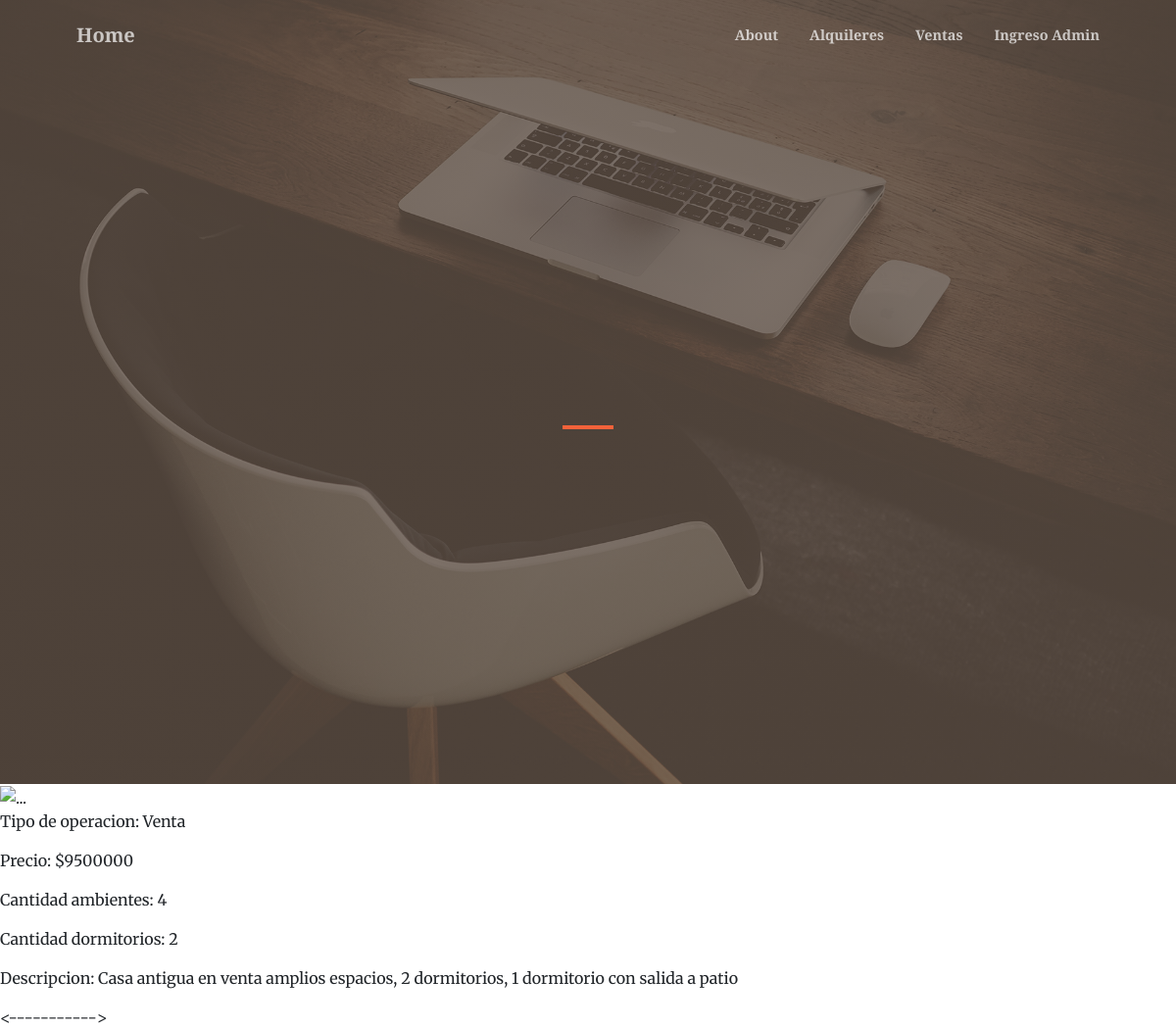
/appinmo/inmuebles/4, run on the app's committed database.
### inmobiliaria/models.py (models this page shows, shortened)
class Inmuebles (models.Model):
    tipo_de_operacion = models.CharField(max_length=100)
    precio = models.IntegerField()
    cantidad_ambientes = models.IntegerField()
    cantidad_dormitorios = models.IntegerField()
    descripcion = models.CharField(max_length=100)

### inmobiliaria/views.py (the view)
# urls.py: path("inmuebles/<pk>", InmueblesDetail.as_view(), name="inmuebles"),
class InmueblesDetail(DetailView):
    model = Inmuebles
    template_name = "inmobiliaria/alquileres_detail.html"

### inmobiliaria/templates/inmobiliaria/alquileres_detail.html
{% extends 'inmobiliaria/base.html' %}
{% block contenido %}
<img class="card-img-fluid" width = "300px" src="https://tse1.mm.bing.net/th?id=OIP.5nhMh0I9yHmQh-nYWu0zWgHaFj&pid=Api&P=0" alt="..." />
    <p>Tipo de operacion: {{inmuebles.tipo_de_operacion}}</p>
    <p>Precio: ${{inmuebles.precio}}</p>
    <p>Cantidad ambientes: {{inmuebles.cantidad_ambientes}}</p>
    <p>Cantidad dormitorios: {{inmuebles.cantidad_dormitorios}}</p>
    <p>Descripcion: {{inmuebles.descripcion}}</p>
{% endblock  %}

### data on the page
Inmuebles: tipo_de_operacion "Venta", precio "9500000", cantidad_ambientes "4", cantidad_dormitorios "2", descripcion "Casa antigua en venta amplios espacios, 2 dormitorios, 1 dormitorio con salida a patio"
